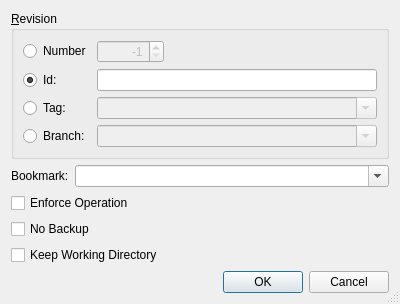
<?xml version="1.0" encoding="UTF-8"?>
<ui version="4.0">
 <class>HgStripDialog</class>
 <widget class="QDialog" name="HgStripDialog">
  <property name="geometry">
   <rect>
    <x>0</x>
    <y>0</y>
    <width>400</width>
    <height>276</height>
   </rect>
  </property>
  <property name="windowTitle">
   <string>Strip Changesets</string>
  </property>
  <property name="sizeGripEnabled">
   <bool>true</bool>
  </property>
  <layout class="QVBoxLayout" name="verticalLayout">
   <item>
    <widget class="QGroupBox" name="revGroupBox">
     <property name="title">
      <string>&amp;Revision</string>
     </property>
     <layout class="QGridLayout" name="gridLayout">
      <item row="0" column="0">
       <widget class="QRadioButton" name="numberButton">
        <property name="toolTip">
         <string>Select to specify a revision by number</string>
        </property>
        <property name="text">
         <string>Number</string>
        </property>
       </widget>
      </item>
      <item row="0" column="1">
       <widget class="QSpinBox" name="numberSpinBox">
        <property name="enabled">
         <bool>false</bool>
        </property>
        <property name="toolTip">
         <string>Enter a revision number</string>
        </property>
        <property name="alignment">
         <set>Qt::AlignRight</set>
        </property>
        <property name="minimum">
         <number>-1</number>
        </property>
        <property name="maximum">
         <number>999999999</number>
        </property>
        <property name="value">
         <number>-1</number>
        </property>
       </widget>
      </item>
      <item row="0" column="2">
       <spacer>
        <property name="orientation">
         <enum>Qt::Horizontal</enum>
        </property>
        <property name="sizeHint" stdset="0">
         <size>
          <width>40</width>
          <height>20</height>
         </size>
        </property>
       </spacer>
      </item>
      <item row="1" column="0">
       <widget class="QRadioButton" name="idButton">
        <property name="toolTip">
         <string>Select to specify a revision by changeset id</string>
        </property>
        <property name="text">
         <string>Id:</string>
        </property>
        <property name="checked">
         <bool>true</bool>
        </property>
       </widget>
      </item>
      <item row="1" column="1" colspan="2">
       <widget class="QLineEdit" name="idEdit">
        <property name="toolTip">
         <string>Enter a changeset id</string>
        </property>
       </widget>
      </item>
      <item row="2" column="0">
       <widget class="QRadioButton" name="tagButton">
        <property name="toolTip">
         <string>Select to specify a revision by a tag</string>
        </property>
        <property name="text">
         <string>Tag:</string>
        </property>
       </widget>
      </item>
      <item row="2" column="1" colspan="2">
       <widget class="QComboBox" name="tagCombo">
        <property name="enabled">
         <bool>false</bool>
        </property>
        <property name="toolTip">
         <string>Enter a tag name</string>
        </property>
        <property name="editable">
         <bool>true</bool>
        </property>
       </widget>
      </item>
      <item row="3" column="0">
       <widget class="QRadioButton" name="branchButton">
        <property name="toolTip">
         <string>Select to specify a revision by a branch</string>
        </property>
        <property name="text">
         <string>Branch:</string>
        </property>
       </widget>
      </item>
      <item row="3" column="1" colspan="2">
       <widget class="QComboBox" name="branchCombo">
        <property name="enabled">
         <bool>false</bool>
        </property>
        <property name="toolTip">
         <string>Enter a branch name</string>
        </property>
        <property name="editable">
         <bool>true</bool>
        </property>
       </widget>
      </item>
     </layout>
    </widget>
   </item>
   <item>
    <layout class="QGridLayout" name="gridLayout_2">
     <item row="0" column="0">
      <widget class="QLabel" name="label">
       <property name="text">
        <string>Bookmark:</string>
       </property>
      </widget>
     </item>
     <item row="0" column="1">
      <widget class="QComboBox" name="bookmarkCombo">
       <property name="sizePolicy">
        <sizepolicy hsizetype="Expanding" vsizetype="Fixed">
         <horstretch>0</horstretch>
         <verstretch>0</verstretch>
        </sizepolicy>
       </property>
       <property name="toolTip">
        <string>Enter a bookmark name</string>
       </property>
       <property name="editable">
        <bool>true</bool>
       </property>
      </widget>
     </item>
     <item row="1" column="0" colspan="2">
      <widget class="QCheckBox" name="forceCheckBox">
       <property name="toolTip">
        <string>Select to enforce removal of changesets</string>
       </property>
       <property name="text">
        <string>Enforce Operation</string>
       </property>
      </widget>
     </item>
     <item row="2" column="0" colspan="2">
      <widget class="QCheckBox" name="noBackupCheckBox">
       <property name="toolTip">
        <string>Select to not create backup bundles</string>
       </property>
       <property name="text">
        <string>No Backup</string>
       </property>
      </widget>
     </item>
     <item row="3" column="0" colspan="2">
      <widget class="QCheckBox" name="keepCheckBox">
       <property name="toolTip">
        <string>Select to keep the current working directory state</string>
       </property>
       <property name="text">
        <string>Keep Working Directory</string>
       </property>
      </widget>
     </item>
    </layout>
   </item>
   <item>
    <widget class="QDialogButtonBox" name="buttonBox">
     <property name="orientation">
      <enum>Qt::Horizontal</enum>
     </property>
     <property name="standardButtons">
      <set>QDialogButtonBox::Cancel|QDialogButtonBox::Ok</set>
     </property>
    </widget>
   </item>
  </layout>
 </widget>
 <tabstops>
  <tabstop>numberButton</tabstop>
  <tabstop>numberSpinBox</tabstop>
  <tabstop>idButton</tabstop>
  <tabstop>idEdit</tabstop>
  <tabstop>tagButton</tabstop>
  <tabstop>tagCombo</tabstop>
  <tabstop>branchButton</tabstop>
  <tabstop>branchCombo</tabstop>
  <tabstop>bookmarkCombo</tabstop>
  <tabstop>forceCheckBox</tabstop>
  <tabstop>noBackupCheckBox</tabstop>
  <tabstop>keepCheckBox</tabstop>
 </tabstops>
 <resources/>
 <connections>
  <connection>
   <sender>buttonBox</sender>
   <signal>accepted()</signal>
   <receiver>HgStripDialog</receiver>
   <slot>accept()</slot>
   <hints>
    <hint type="sourcelabel">
     <x>248</x>
     <y>254</y>
    </hint>
    <hint type="destinationlabel">
     <x>157</x>
     <y>274</y>
    </hint>
   </hints>
  </connection>
  <connection>
   <sender>buttonBox</sender>
   <signal>rejected()</signal>
   <receiver>HgStripDialog</receiver>
   <slot>reject()</slot>
   <hints>
    <hint type="sourcelabel">
     <x>316</x>
     <y>260</y>
    </hint>
    <hint type="destinationlabel">
     <x>286</x>
     <y>274</y>
    </hint>
   </hints>
  </connection>
  <connection>
   <sender>numberButton</sender>
   <signal>toggled(bool)</signal>
   <receiver>numberSpinBox</receiver>
   <slot>setEnabled(bool)</slot>
   <hints>
    <hint type="sourcelabel">
     <x>34</x>
     <y>42</y>
    </hint>
    <hint type="destinationlabel">
     <x>100</x>
     <y>42</y>
    </hint>
   </hints>
  </connection>
  <connection>
   <sender>idButton</sender>
   <signal>toggled(bool)</signal>
   <receiver>idEdit</receiver>
   <slot>setEnabled(bool)</slot>
   <hints>
    <hint type="sourcelabel">
     <x>47</x>
     <y>65</y>
    </hint>
    <hint type="destinationlabel">
     <x>105</x>
     <y>65</y>
    </hint>
   </hints>
  </connection>
  <connection>
   <sender>tagButton</sender>
   <signal>toggled(bool)</signal>
   <receiver>tagCombo</receiver>
   <slot>setEnabled(bool)</slot>
   <hints>
    <hint type="sourcelabel">
     <x>44</x>
     <y>93</y>
    </hint>
    <hint type="destinationlabel">
     <x>102</x>
     <y>95</y>
    </hint>
   </hints>
  </connection>
  <connection>
   <sender>branchButton</sender>
   <signal>toggled(bool)</signal>
   <receiver>branchCombo</receiver>
   <slot>setEnabled(bool)</slot>
   <hints>
    <hint type="sourcelabel">
     <x>52</x>
     <y>118</y>
    </hint>
    <hint type="destinationlabel">
     <x>109</x>
     <y>122</y>
    </hint>
   </hints>
  </connection>
 </connections>
</ui>
